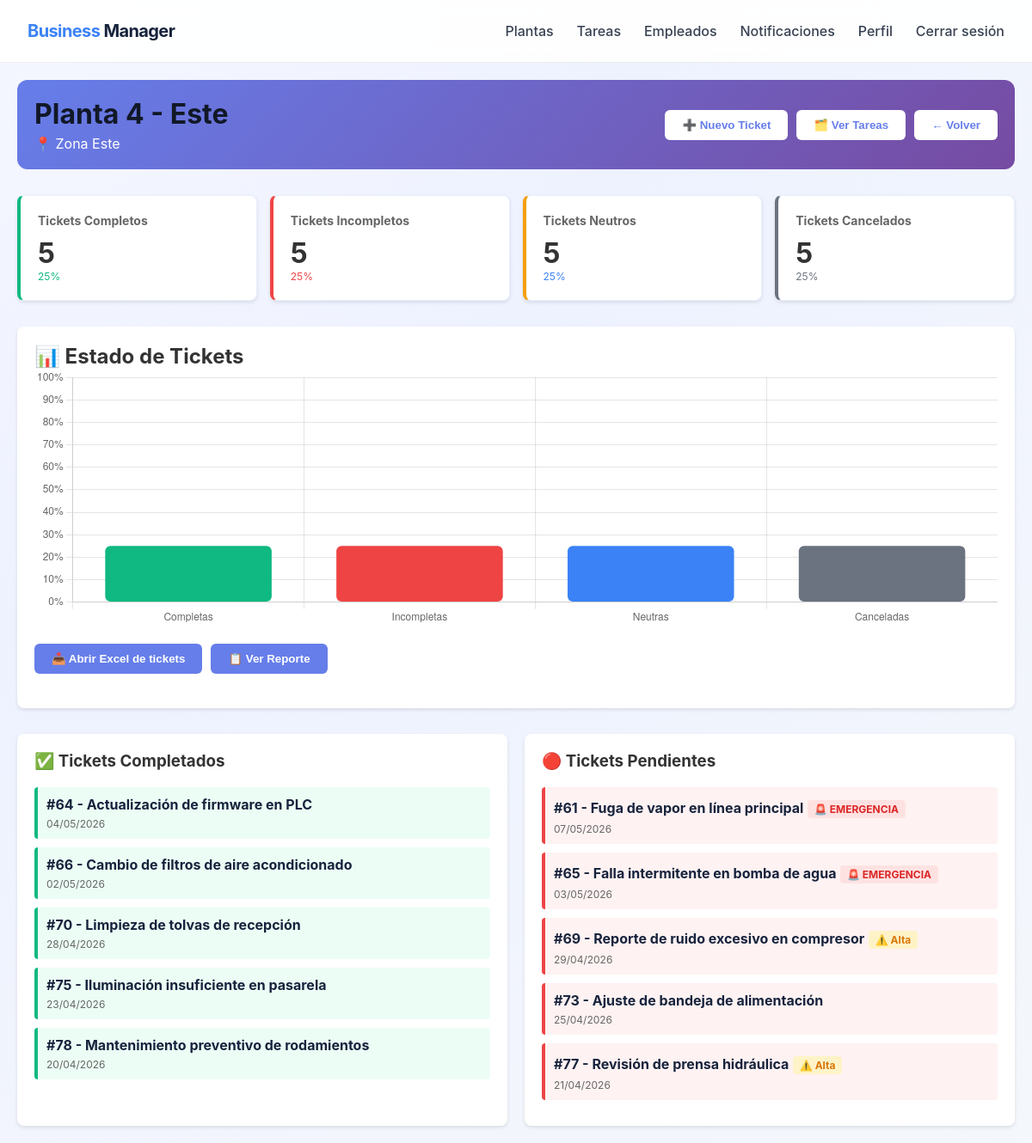
The page /plant/4 (signed in) on the database as committed earlier.
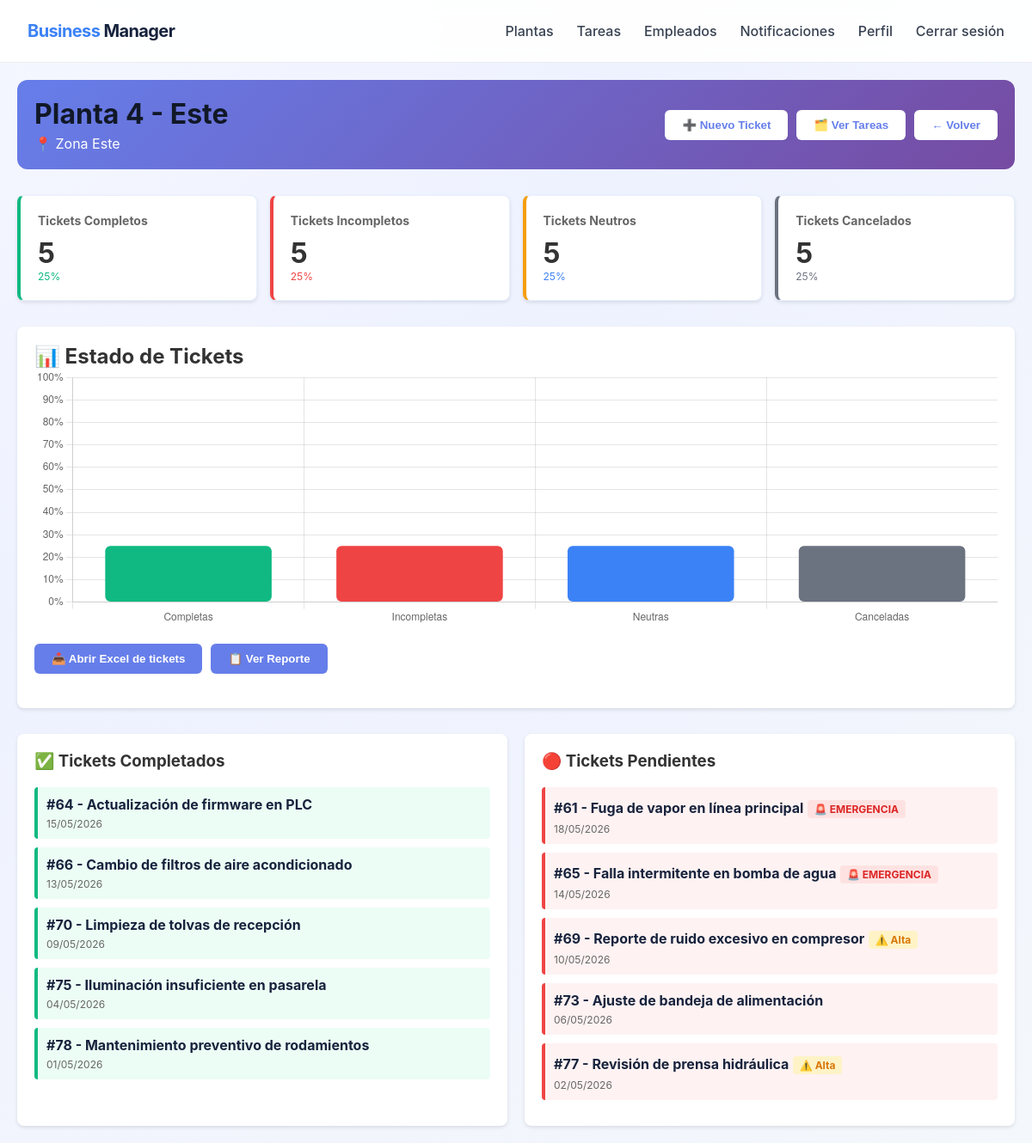
The same page on the database as committed later.
### models.py (models this page shows)
class SupportTicket(Base):
    __tablename__ = 'support_tickets'
    id = Column(Integer, primary_key=True, index=True)
    user_id = Column(Integer, ForeignKey('users.id'), nullable=False)
    plant_id = Column(Integer, ForeignKey('plants.id'), nullable=False, default=1)
    subject = Column(String, nullable=False)
    description = Column(Text, nullable=False)
    channel = Column(String, nullable=False, default='email')
    priority = Column(String, nullable=False, default='normal')
    status = Column(String, nullable=False, default='open')
    assigned_to = Column(Integer, ForeignKey('employees.id'), nullable=True)
    email_from = Column(String, nullable=True)
    email_message_id = Column(String, nullable=True)
    received_at = Column(DateTime, nullable=True)
    sla_due = Column(DateTime, nullable=True)
    last_updated = Column(DateTime, default=datetime.utcnow)
    created_at = Column(DateTime, default=datetime.utcnow)
    user = relationship('User', back_populates='support_tickets')
    plant = relationship('Plant', back_populates='support_tickets')
    assigned_employee = relationship('Employee')
    messages = relationship('SupportTicketMessage', back_populates='ticket', cascade='all, delete-orphan')
    attachments = relationship('TicketAttachment', back_populates='ticket', cascade='all, delete-orphan')

### main.py (the view)
@app.get("/plant/{plant_id}", response_class=HTMLResponse)
def view_plant_dashboard(request: Request, plant_id: int, db: Session = Depends(get_db)):
    current_user = require_login(request, db)
    if isinstance(current_user, RedirectResponse):
        return current_user
    access = db.query(UserPlantAccess).filter(
        UserPlantAccess.user_id == current_user.id,
        UserPlantAccess.plant_id == plant_id
    ).first()
    if not access:
        raise HTTPException(status_code=status.HTTP_403_FORBIDDEN, detail="No tienes acceso a esta planta.")
    plant = db.query(Plant).filter(Plant.id == plant_id).first()
    if not plant:
        raise HTTPException(status_code=status.HTTP_404_NOT_FOUND, detail="Planta no encontrada.")
    all_tickets = db.query(SupportTicket).filter(SupportTicket.plant_id == plant_id).all()
    stats = calculate_ticket_stats(all_tickets)
    tickets_completo = filter_tickets_by_status(all_tickets, "completo")
    tickets_incompleto = filter_tickets_by_status(all_tickets, "incompleto")
    tickets_proceso = filter_tickets_by_status(all_tickets, "proceso")
    audit_log(db, current_user, "view", "Plant", target_id=plant_id, details=f"Vio dashboard de planta {plant.name}")
    return templates.TemplateResponse(
        request,
        "plant_dashboard.html",
        {
            "request": request,
            "current_user": current_user,
            "plant": plant,
            "stats": stats,
            "tickets_completo": tickets_completo[:5],  # Show last 5
            "tickets_incompleto": tickets_incompleto[:5],  # Show last 5
            "tickets_proceso": tickets_proceso[:5],
        },
    )

### templates/plant_dashboard.html (shortened to what the changed rows need)
<!DOCTYPE html>
<html lang="es">
<head>
    <link rel="stylesheet" href="{{ url_for('static', path='style.css') }}">
</head>
<body>
    <main class="plant-dashboard">
        <div class="plant-header">
            <div>
                <h1>{{ plant.name }}</h1>
            </div>
        </div>
        <div class="chart-container">
            <h2>📊 Estado de Tickets</h2>
        </div>
        <div class="tickets-grid">
            <div class="tickets-section">
                <div id="completedTickets">
                    {% for ticket in tickets_completo %}
                    <div class="ticket-item completo">
                        <strong>#{{ ticket.id }} - {{ ticket.subject }}</strong>
                        <p style="margin: 5px 0 0 0; font-size: 12px; color: #666;">{{ ticket.created_at.strftime('%d/%m/%Y') }}</p>
                    </div>
                    {% endfor %}
                </div>
            </div>
            <div class="tickets-section">
                <div id="pendingTickets">
                    {% for ticket in tickets_incompleto %}
                    <div class="ticket-item incompleto">
                        <strong>#{{ ticket.id }} - {{ ticket.subject }}</strong>
                        {% if ticket.priority == 'emergencia' %}
                        <div class="ticket-priority emergencia">🚨 EMERGENCIA</div>
                        {% elif ticket.priority == 'alta' %}
                        <div class="ticket-priority alta">⚠️ Alta</div>
                        {% endif %}
                        <p style="margin: 5px 0 0 0; font-size: 12px; color: #666;">{{ ticket.created_at.strftime('%d/%m/%Y') }}</p>
                    </div>
                    {% endfor %}
                </div>
            </div>
        </div>
    </main>
    <script>
        const ctx = document.getElementById('ticketsChart').getContext('2d');
        const chartData = {
            labels: ['Completas', 'Incompletas', 'Neutras', 'Canceladas'],
            datasets: [{
                label: 'Porcentaje de Tickets',
                data: [{{ stats.completo_percent }}, {{ stats.incompleto_percent }}, {{ stats.neutro_percent }}, {{ stats.cancelado_percent }}],
                backgroundColor: [
                    '#10b981',
                    '#ef4444',
                    '#3b82f6',
                    '#6b7280'
                ],
                borderRadius: 6,
                borderSkipped: false
            }]
        };
        new Chart(ctx, {
            type: 'bar',
            data: chartData,
            options: {
                responsive: true,
                maintainAspectRatio: false,
                plugins: {
                    legend: { display: false },
                    tooltip: {
                        callbacks: {
                            label: function(context) {
                                return context.parsed.y + '%';
                            }
                        }
                    }
                },
                scales: {
                    y: {
                        beginAtZero: true,
                        max: 100,
                        ticks: {
                            callback: function(value) {
                                return value + '%';
                            }
                        }
                    }
                }
            }
        });
        function exportToExcel() {
            window.location.href = '/plant/{{ plant.id }}/tickets/export';
        }
    </script>
</body>
</html>

Rows that differ between the two databases and show on the page:
changed SupportTicket "Actualización de firmware en PLC": created_at "04/05/2026" → "15/05/2026"
changed SupportTicket "Cambio de filtros de aire acondicionado": created_at "02/05/2026" → "13/05/2026"
changed SupportTicket "Limpieza de tolvas de recepción": created_at "28/04/2026" → "09/05/2026"
changed SupportTicket "Iluminación insuficiente en pasarela": created_at "23/04/2026" → "04/05/2026"
changed SupportTicket "Mantenimiento preventivo de rodamientos": created_at "20/04/2026" → "01/05/2026"
changed SupportTicket "Fuga de vapor en línea principal": created_at "07/05/2026" → "18/05/2026"
changed SupportTicket "Falla intermitente en bomba de agua": created_at "03/05/2026" → "14/05/2026"
changed SupportTicket "Reporte de ruido excesivo en compresor": created_at "29/04/2026" → "10/05/2026"
changed SupportTicket "Ajuste de bandeja de alimentación": created_at "25/04/2026" → "06/05/2026"
changed SupportTicket "Revisión de prensa hidráulica": created_at "21/04/2026" → "02/05/2026"
